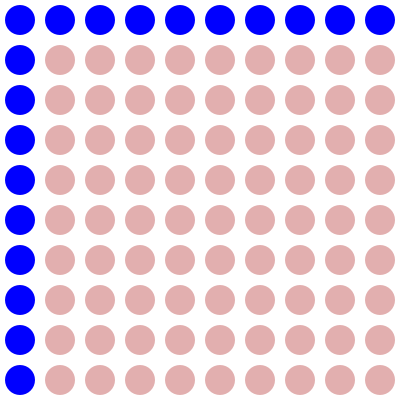
Frame 1 (no input)
Frame 60 (the mouse pressed at the canvas centre just before this capture): identical to frame 1, image omitted
Frame 120 (the mouse held since frame 60 and released just before this capture): identical to frame 1, image omitted

The Processing sketch that drew this single still picture (run headless with seeded random() and noise(); from frame 60 on, the mouse is pressed at the canvas centre):

// Processing sketch: InteractiveColours
// ── InteractiveColours.pde
int i;
int j;

void setup()
{
  size(400, 400);
  noStroke();
  fill(180, 50, 50, 100);
}

void draw()
{
  background(255);

  for (int row=0; row<10; row = row+1)
  {
    for (int col=0; col<10; col = col+1)
    {
      if (dist(20 + col*40, 20 + row*40, mouseX, mouseY)<15)
      {
        i=row;
        j=col;
        println(i, j);
      }
      if ((row == i) || (col == j)) {
        fill(0, 0, 255);
      } else {
        fill(180, 50, 50, 100);
      }
      circle(20 + col*40, 20 + row*40, 30);
    }
  }
}
